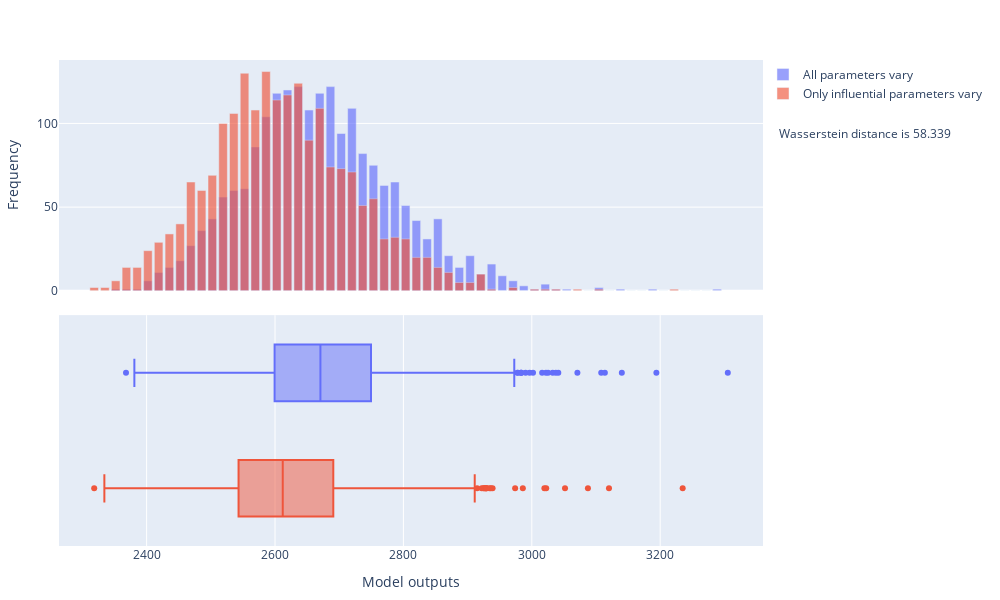

Notebook code cell kept with this figure:
### Markdown cell above
# Validation after regression

### Code cell
%%time
model_seed = 3333
path_model_dir = path_base / "regression" / "{}_model".format(model_seed)
model, params_yes_xgboost = get_xgboost_params(path_model_dir, params_yes_0)

params_yes_xgboost.sort()
iterations_validation = 2000
compute_influential_Y(scores_lsa_dict, params_yes_0, params_yes_xgboost, iterations_validation)

### Figure 1 — Plotly figure (JSON) as saved in the notebook; plotly's stock layout.template omitted (floating-point values rounded to 4 significant figures; data arrays with more than 128 entries replaced by an {"elided": "..."} marker saying what was removed)
{"data": [{"marker": {"color": "#636EFA"}, "name": "All parameters vary", "opacity": 0.65, "type": "bar", "x": [2318.0, 2335.0, 2352.0, 2369.0, 2385.0, 2402.0, 2419.0, 2435.0, 2452.0, 2469.0, 2486.0, 2502.0, 2519.0, 2536.0, 2553.0, 2569.0, 2586.0, 2603.0, 2619.0, 2636.0, 2653.0, 2670.0, 2686.0, 2703.0, 2720.0, 2737.0, 2753.0, 2770.0, 2787.0, 2803.0, 2820.0, 2837.0, 2854.0, 2870.0, 2887.0, 2904.0, 2921.0, 2937.0, 2954.0, 2971.0, 2987.0, 3004.0, 3021.0, 3038.0, 3054.0, 3071.0, 3088.0, 3105.0, 3121.0, 3138.0, 3155.0, 3171.0, 3188.0, 3205.0, 3222.0, 3238.0, 3255.0, 3272.0, 3289.0, 3305.0], "xaxis": "x", "y": [0, 0, 1, 1, 1, 6, 11, 14, 18, 27, 36, 43, 56, 60, 61, 86, 104, 118, 120, 122, 108, 118, 122, 94, 109, 82, 75, 63, 65, 51, 42, 31, 43, 21, 14, 21, 10, 16, 9, 6, 3, 1, 4, 1, 1, 0, 0, 2, 0, 1, 0, 0, 1, 0, 0, 0, 0, 0, 1], "yaxis": "y"}, {"marker": {"color": "#EF553B"}, "name": "Only influential parameters vary", "opacity": 0.65, "type": "bar", "x": [2318.0, 2335.0, 2352.0, 2369.0, 2385.0, 2402.0, 2419.0, 2435.0, 2452.0, 2469.0, 2486.0, 2502.0, 2519.0, 2536.0, 2553.0, 2569.0, 2586.0, 2603.0, 2619.0, 2636.0, 2653.0, 2670.0, 2686.0, 2703.0, 2720.0, 2737.0, 2753.0, 2770.0, 2787.0, 2803.0, 2820.0, 2837.0, 2854.0, 2870.0, 2887.0, 2904.0, 2921.0, 2937.0, 2954.0, 2971.0, 2987.0, 3004.0, 3021.0, 3038.0, 3054.0, 3071.0, 3088.0, 3105.0, 3121.0, 3138.0, 3155.0, 3171.0, 3188.0, 3205.0, 3222.0, 3238.0, 3255.0, 3272.0, 3289.0, 3305.0], "xaxis": "x", "y": [2, 2, 6, 14, 14, 24, 29, 34, 40, 65, 60, 69, 100, 106, 130, 108, 131, 114, 117, 124, 90, 109, 74, 73, 71, 51, 55, 31, 32, 31, 20, 20, 14, 11, 5, 5, 10, 1, 0, 2, 0, 1, 1, 1, 0, 1, 0, 1, 0, 0, 0, 0, 0, 0, 1, 0, 0, 0, 0], "yaxis": "y"}, {"marker": {"color": "#EF553B"}, "showlegend": false, "type": "box", "x": {"elided": "2000 float values"}, "xaxis": "x2", "yaxis": "y2"}, {"marker": {"color": "#636EFA"}, "showlegend": false, "type": "box", "x": {"elided": "2000 float values"}, "xaxis": "x2", "yaxis": "y2"}], "layout": {"annotations": [{"showarrow": false, "text": "Wasserstein distance is 58.339", "x": 1.02, "xanchor": "left", "xref": "paper", "y": 0.87, "yanchor": "top", "yref": "paper"}], "barmode": "overlay", "height": 600, "legend": {"x": 1, "y": 1}, "margin": {"b": 20, "l": 20, "r": 100, "t": 60}, "width": 1000, "xaxis": {"anchor": "y", "domain": [0, 1], "matches": "x2", "showticklabels": false}, "xaxis2": {"anchor": "y2", "domain": [0, 1], "title": {"text": "Model outputs"}}, "yaxis": {"anchor": "x", "domain": [0.525, 1], "title": {"text": "Frequency"}}, "yaxis2": {"anchor": "x2", "domain": [0, 0.475], "showticklabels": false}}}
